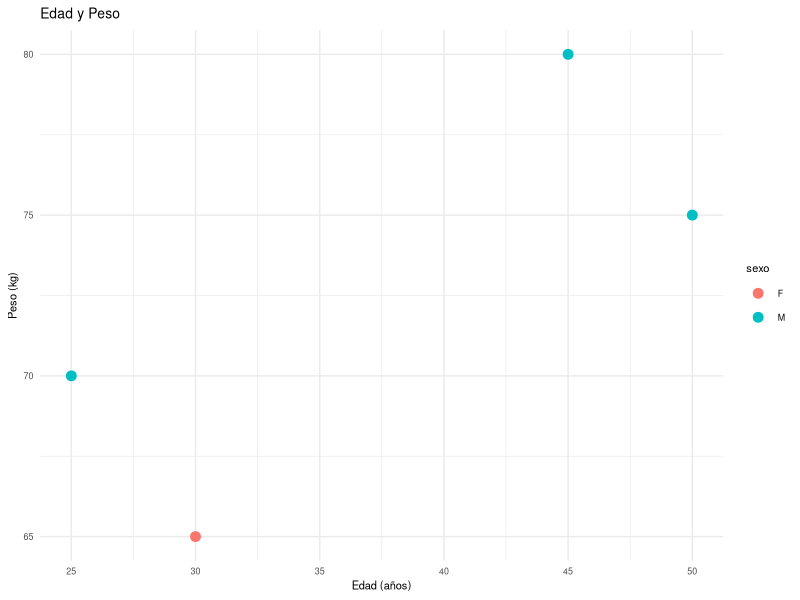

Write the R code that produced this figure.
## ---- chunk 1
#| include: false
knitr::opts_chunk$set(
  echo = TRUE,
  message = FALSE,
  warning = FALSE,
  out.width = "100%",
  fig.align = "center"
)
options(width = 40)

# Cargar paquetes necesarios
library(tidyverse)
if (!require(kableExtra)) {
  install.packages("kableExtra")
  library(kableExtra)
}
## ---- chunk 2
# Crear datos de ejemplo
set.seed(123)
datos_ejemplo <- data.frame(
  id = 1:5,
  edad = c(25, 30, NA, 45, 50),
  sexo = c("M", "F", "f", "M", "M"),
  peso = c(70, 65, 68, 80, 75)
)
## ---- chunk 3
#| echo: false
datos_ejemplo
## ---- chunk 4
datos_limpios <- datos_ejemplo |>
  # Estandarizar sexo
  mutate(
    sexo = toupper(sexo),
    # Crear IMC
    altura = c(170, 165, 
              168, 180, 
              175),
    imc = peso / ((altura/100)^2)
  ) |>
  # Remover NA
  drop_na()
## ---- chunk 5
#| echo: false
datos_limpios
## ---- chunk 6
# Resumen por sexo
tabla_1 <- datos_limpios |>
  group_by(sexo) |>
  summarise(
    n = n(),
    edad_promedio = mean(edad),
    peso_promedio = mean(peso)
  )
## ---- chunk 7
#| echo: false
tabla_1
## ---- chunk 8
#| echo: true
#| eval: true
# Crear el gráfico
graph_1 <- ggplot(datos_limpios, 
       aes(x = edad, 
           y = peso, 
           color = sexo)) +
  geom_point(size = 3) +
  labs(
    title = "Edad y Peso",
    x = "Edad (años)",
    y = "Peso (kg)"
  ) +
  theme_minimal() +
  theme(
    text = element_text(size = 8),
    plot.title = element_text(size = 10)
  )
## ---- chunk 9
#| echo: false
#| fig-width: 4
#| fig-height: 3
#| fig-align: "center"
graph_1
